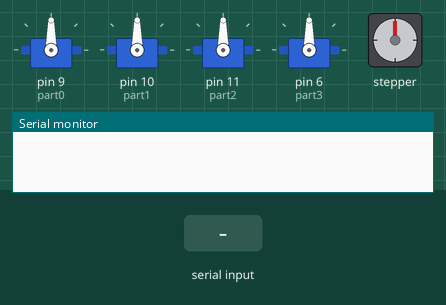
This sketch was run on a simulated Arduino Uno, built with avr-gcc and run on an emulated ATmega328P. Parts: 4 × servo, stepper motor, the last lines printed to the serial monitor. Inputs (shaded band) come from the test bench. Stepper angles assume 800 steps per turn.

Above: at 1.2 s.
1.3 s: "90,45\n" received over Serial
At 3.2 s:
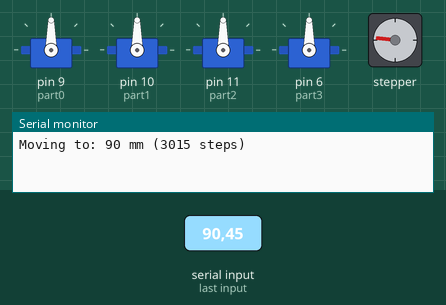
4.3 s: "30,150\n" received over Serial
At 6.6 s:
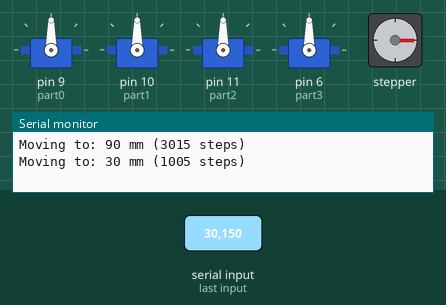
6.9 s: "1\n" received over Serial
At 8.8 s:
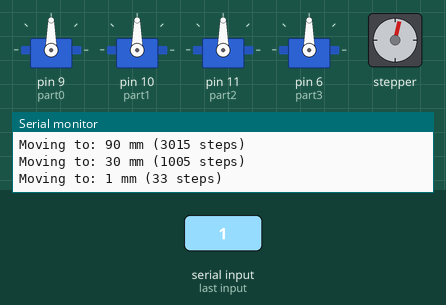
9.1 s: "5\n" received over Serial
At 9.6 s:
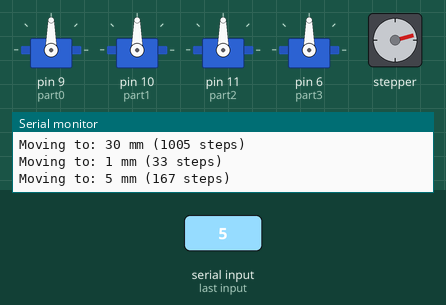
10.8 s: "200\n" received over Serial
At 11.25 s:
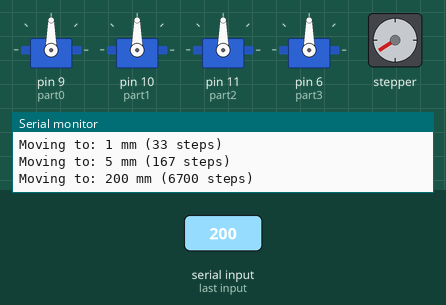
13.8 s: "1\n" received over Serial
At 14.04 s:
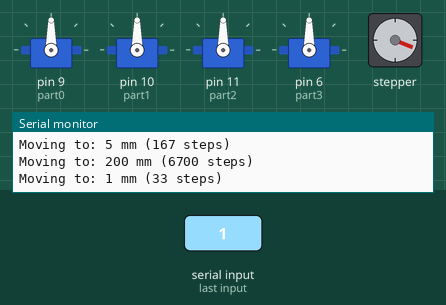
Timing chart, 0 to 17.8 s (numbered marks = the images above; inputs shaded):
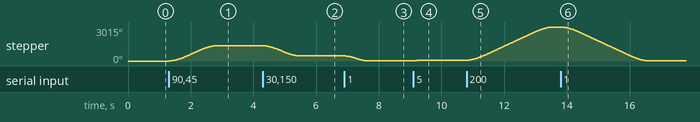

Measured:
- after the input at 1.3 s, stepper: turns 1356° clockwise in 1.5 s, starting at once
- after the input at 4.3 s, stepper: turns 904° counter-clockwise in 1.2 s, starting at once
- after the input at 6.9 s, stepper: turns 438° counter-clockwise in 0.74 s, starting at once
- after the input at 9.1 s, stepper: turns 61° clockwise in 0.22 s, starting at once
- after the input at 10.8 s, stepper: keeps turning clockwise at about 1070°/s, starting at once
- after the input at 13.8 s, stepper: turns 3001° counter-clockwise in 2.8 s, starting at once

The sketch:

main_comments.ino
```cpp
#include <GyverStepper.h>  // Библиотека для управления шаговым двигателем
#include <Servo.h>         // Библиотека для управления сервоприводами

Servo part0;               // Объект сервопривода 0
Servo part1;               // Объект сервопривода 1
Servo part2;               // Объект сервопривода 2
Servo part3;               // Объект сервопривода 3

Servo servos[] = {part0, part1, part2, part3};              // Массив объектов сервоприводов
int servosCurrentPos[] = {90, 90, 90, 90};                  // Текущие позиции сервоприводов
int servosTargetPos[] = {90, 90, 90, 90};                   // Целевые позиции сервоприводов
uint32_t servosTimer[] = {0, 0, 0, 0};                      // Таймеры для обновления позиций
int sDelay = 30;                                            // Базовая задержка между обновлениями
uint32_t servosDelay[] = {sDelay, sDelay, sDelay, sDelay};  // Задержки для каждого сервопривода

#define NUMB_OF_SERVOS 3                                    // Количество сервоприводов (0-3)
GStepper<STEPPER2WIRE> stepper(800, 3, 4, 2);              // Шаговый двигатель: шагов/оборот, пины STEP, DIR, EN

String inputString = "";                                    // Входящая строка данных
bool stringComplete = false;                                // Флаг завершения приема строки
bool do_not_move = 0;                                       // Флаг режима управления сервоприводами
int number = 0;                                             // Номер сервопривода
int degree = 0;                                             // Целевой угол сервопривода
const float MM_TO_STEPS = 33.5;                             // Коэффициент преобразования мм в шаги

void setup() {
  Serial.begin(115200);                                     // Инициализация Serial порта

  stepper.setRunMode(FOLLOW_POS);                           // Режим следования к целевой позиции
  stepper.setMaxSpeed(15000);                               // Максимальная скорость (шагов/сек)
  stepper.autoPower(1);                                     // Автоматическое управление питанием
  stepper.setAcceleration(10000);                           // Ускорение (шагов/сек²)

  inputString.reserve(10);                                  // Резервирование памяти для строки

  part0.attach(9);                                          // Подключение сервопривода 0 к пину 9
  part1.attach(10);                                         // Подключение сервопривода 1 к пину 10
  part2.attach(11);                                         // Подключение сервопривода 2 к пину 11
  part3.attach(6);                                          // Подключение сервопривода 3 к пину 6
}

void loop() {
  if (stringComplete) {                                     // Если получена полная строка
    processSerialData();                                    // Обработка данных
    inputString = "";                                       // Очистка строки
    stringComplete = false;                                 // Сброс флага
  }

  stepper.tick();                                           // Управление шаговым двигателем
  servoPosControl();                                        // Управление сервоприводами
}

void processSerialData() {
  int value = inputString.toInt();                          // Преобразование строки в число

  if (do_not_move == 0) {                                   // Режим управления шаговым двигателем
    if (value == 0) {                                       // Команда выключения двигателя
      stepper.autoPower(1);                                 // Отключение питания двигателя
      stepper.setTarget(1, RELATIVE);                       // Минимальное движение для отключения
      Serial.println("Motor power OFF");                    // Сообщение о выключении

    } else if (value >= 1 && value <= 250) {                // Команда движения (1-250 мм)
      long targetSteps = value * MM_TO_STEPS;               // Перевод мм в шаги
      stepper.setTarget(targetSteps);                       // Установка целевой позиции
      stepper.autoPower(0);                                 // Включение питания двигателя
      Serial.print("Moving to: ");                          // Вывод информации
      Serial.print(value);
      Serial.print(" mm (");
      Serial.print(targetSteps);
      Serial.println(" steps)");

    } else if (value >= 252 && value <= 255) {              // Команда выбора сервопривода (252-255)
      do_not_move = 1;                                      // Переход в режим управления сервоприводом
      Serial.print("do_not_move = 1");                      // Информационное сообщение
      number = value - 252;                                 // Вычисление номера сервопривода
      Serial.print("   selected servo = ");                 // Вывод номера сервопривода
      Serial.println(number);
    }

  } else if (do_not_move == 1) {                            // Режим управления сервоприводом
    if(value < 181 && value > -1)                           // Проверка допустимого диапазона (0-180)
      degree = value;                                       // Установка целевого угла
    Serial.print("Servo number ");                          // Вывод информации
    Serial.print(number);
    Serial.print(" turns to ");
    Serial.println(degree);
    do_not_move = 0;                                        // Возврат в режим управления двигателем
    Serial.println("do_not_move = 0");                      // Информационное сообщение
    servosTargetPos[number] = degree;                       // Установка целевой позиции сервопривода
  }
}

void servoPosControl() {
  for (int i = 0; i <= NUMB_OF_SERVOS; i++) {               // Обход всех сервоприводов
    if (millis() - servosTimer[i] > servosDelay[i]) {       // Проверка времени задержки
      // Вычисление направления движения (-1, 0, 1)
      int delta = servosCurrentPos[i] == servosTargetPos[i] ? 0 :
                 (servosCurrentPos[i] < servosTargetPos[i] ? 1 : -1);
      servosCurrentPos[i] += delta;                         // Обновление текущей позиции
      servosTimer[i] = millis();                            // Сброс таймера
      servos[i].write(servosCurrentPos[i]);                 // Установка позиции сервопривода
    }
  }
}

void serialEvent() {
  while (Serial.available()) {                              // Пока есть данные в порту
    char inChar = (char)Serial.read();                      // Чтение символа
    if (inChar == '\n') {                                   // Если символ новой строки
      stringComplete = true;                                // Установка флага завершения
    } else {
      inputString += inChar;                                // Добавление символа к строке
    }
  }
}
```
